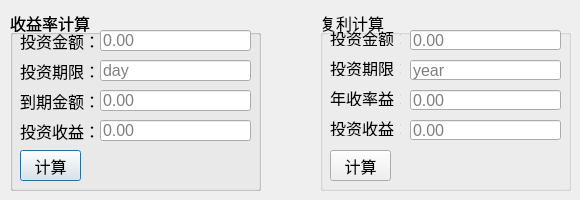
<?xml version="1.0" encoding="UTF-8"?>
<ui version="4.0">
 <class>ReturnCal</class>
 <widget class="QDialog" name="ReturnCal">
  <property name="geometry">
   <rect>
    <x>0</x>
    <y>0</y>
    <width>580</width>
    <height>200</height>
   </rect>
  </property>
  <property name="minimumSize">
   <size>
    <width>580</width>
    <height>200</height>
   </size>
  </property>
  <property name="maximumSize">
   <size>
    <width>580</width>
    <height>200</height>
   </size>
  </property>
  <property name="windowTitle">
   <string>收益计算器</string>
  </property>
  <property name="windowIcon">
   <iconset resource="../resources.qrc">
    <normaloff>:/res/images/icon_play.png</normaloff>:/res/images/icon_play.png</iconset>
  </property>
  <widget class="QLabel" name="labelIncomeSrc">
   <property name="geometry">
    <rect>
     <x>20</x>
     <y>30</y>
     <width>81</width>
     <height>21</height>
    </rect>
   </property>
   <property name="font">
    <font>
     <pointsize>12</pointsize>
    </font>
   </property>
   <property name="text">
    <string>投资金额：</string>
   </property>
  </widget>
  <widget class="QLabel" name="labelIncomeTime">
   <property name="geometry">
    <rect>
     <x>20</x>
     <y>60</y>
     <width>81</width>
     <height>21</height>
    </rect>
   </property>
   <property name="font">
    <font>
     <pointsize>12</pointsize>
    </font>
   </property>
   <property name="text">
    <string>投资期限：</string>
   </property>
  </widget>
  <widget class="QLabel" name="labelIncomeDest">
   <property name="geometry">
    <rect>
     <x>20</x>
     <y>90</y>
     <width>81</width>
     <height>21</height>
    </rect>
   </property>
   <property name="font">
    <font>
     <pointsize>12</pointsize>
    </font>
   </property>
   <property name="text">
    <string>到期金额：</string>
   </property>
  </widget>
  <widget class="QLabel" name="labelIncomeDest_2">
   <property name="geometry">
    <rect>
     <x>20</x>
     <y>120</y>
     <width>81</width>
     <height>21</height>
    </rect>
   </property>
   <property name="font">
    <font>
     <pointsize>12</pointsize>
    </font>
   </property>
   <property name="text">
    <string>投资收益：</string>
   </property>
  </widget>
  <widget class="QLineEdit" name="inputSrc">
   <property name="geometry">
    <rect>
     <x>100</x>
     <y>30</y>
     <width>151</width>
     <height>21</height>
    </rect>
   </property>
   <property name="font">
    <font>
     <pointsize>12</pointsize>
    </font>
   </property>
   <property name="toolTip">
    <string/>
   </property>
   <property name="text">
    <string/>
   </property>
   <property name="placeholderText">
    <string extracomment="0.00">0.00</string>
   </property>
  </widget>
  <widget class="QLineEdit" name="inputTime">
   <property name="geometry">
    <rect>
     <x>100</x>
     <y>60</y>
     <width>151</width>
     <height>21</height>
    </rect>
   </property>
   <property name="font">
    <font>
     <pointsize>12</pointsize>
    </font>
   </property>
   <property name="text">
    <string/>
   </property>
   <property name="placeholderText">
    <string>day</string>
   </property>
  </widget>
  <widget class="QLineEdit" name="inputDest">
   <property name="geometry">
    <rect>
     <x>100</x>
     <y>90</y>
     <width>151</width>
     <height>21</height>
    </rect>
   </property>
   <property name="font">
    <font>
     <pointsize>12</pointsize>
    </font>
   </property>
   <property name="text">
    <string/>
   </property>
   <property name="placeholderText">
    <string>0.00</string>
   </property>
  </widget>
  <widget class="QLineEdit" name="inputRate">
   <property name="geometry">
    <rect>
     <x>100</x>
     <y>120</y>
     <width>151</width>
     <height>21</height>
    </rect>
   </property>
   <property name="font">
    <font>
     <pointsize>12</pointsize>
    </font>
   </property>
   <property name="text">
    <string/>
   </property>
   <property name="placeholderText">
    <string>0.00</string>
   </property>
  </widget>
  <widget class="QLabel" name="labelFuliSrc">
   <property name="geometry">
    <rect>
     <x>330</x>
     <y>30</y>
     <width>71</width>
     <height>16</height>
    </rect>
   </property>
   <property name="font">
    <font>
     <pointsize>12</pointsize>
    </font>
   </property>
   <property name="text">
    <string>投资金额：</string>
   </property>
  </widget>
  <widget class="QLabel" name="labelFuliTime">
   <property name="geometry">
    <rect>
     <x>330</x>
     <y>60</y>
     <width>71</width>
     <height>16</height>
    </rect>
   </property>
   <property name="font">
    <font>
     <pointsize>12</pointsize>
    </font>
   </property>
   <property name="text">
    <string>投资期限：</string>
   </property>
  </widget>
  <widget class="QLabel" name="labelFuliRate">
   <property name="geometry">
    <rect>
     <x>330</x>
     <y>90</y>
     <width>71</width>
     <height>16</height>
    </rect>
   </property>
   <property name="font">
    <font>
     <pointsize>12</pointsize>
    </font>
   </property>
   <property name="text">
    <string>年收率益：</string>
   </property>
  </widget>
  <widget class="QLabel" name="labelFuliDest">
   <property name="geometry">
    <rect>
     <x>330</x>
     <y>120</y>
     <width>71</width>
     <height>16</height>
    </rect>
   </property>
   <property name="font">
    <font>
     <pointsize>12</pointsize>
    </font>
   </property>
   <property name="text">
    <string>投资收益：</string>
   </property>
  </widget>
  <widget class="QLineEdit" name="inputFuliSrc">
   <property name="geometry">
    <rect>
     <x>410</x>
     <y>30</y>
     <width>151</width>
     <height>20</height>
    </rect>
   </property>
   <property name="font">
    <font>
     <pointsize>12</pointsize>
    </font>
   </property>
   <property name="text">
    <string/>
   </property>
   <property name="placeholderText">
    <string>0.00</string>
   </property>
  </widget>
  <widget class="QLineEdit" name="inputFuliTime">
   <property name="geometry">
    <rect>
     <x>410</x>
     <y>60</y>
     <width>151</width>
     <height>20</height>
    </rect>
   </property>
   <property name="font">
    <font>
     <pointsize>12</pointsize>
    </font>
   </property>
   <property name="text">
    <string/>
   </property>
   <property name="placeholderText">
    <string>year</string>
   </property>
  </widget>
  <widget class="QLineEdit" name="inputFuliRate">
   <property name="geometry">
    <rect>
     <x>410</x>
     <y>90</y>
     <width>151</width>
     <height>20</height>
    </rect>
   </property>
   <property name="font">
    <font>
     <pointsize>12</pointsize>
    </font>
   </property>
   <property name="text">
    <string/>
   </property>
   <property name="placeholderText">
    <string>0.00</string>
   </property>
  </widget>
  <widget class="QLineEdit" name="inputFuliDest">
   <property name="geometry">
    <rect>
     <x>410</x>
     <y>120</y>
     <width>151</width>
     <height>20</height>
    </rect>
   </property>
   <property name="font">
    <font>
     <pointsize>12</pointsize>
    </font>
   </property>
   <property name="text">
    <string/>
   </property>
   <property name="placeholderText">
    <string>0.00</string>
   </property>
  </widget>
  <widget class="QPushButton" name="btnCalcRate">
   <property name="geometry">
    <rect>
     <x>20</x>
     <y>150</y>
     <width>61</width>
     <height>31</height>
    </rect>
   </property>
   <property name="font">
    <font>
     <pointsize>12</pointsize>
    </font>
   </property>
   <property name="text">
    <string>计算</string>
   </property>
  </widget>
  <widget class="QPushButton" name="btnCalcFuli">
   <property name="geometry">
    <rect>
     <x>330</x>
     <y>150</y>
     <width>61</width>
     <height>31</height>
    </rect>
   </property>
   <property name="font">
    <font>
     <pointsize>12</pointsize>
    </font>
   </property>
   <property name="text">
    <string>计算</string>
   </property>
  </widget>
  <widget class="QGroupBox" name="groupBox">
   <property name="geometry">
    <rect>
     <x>10</x>
     <y>10</y>
     <width>251</width>
     <height>181</height>
    </rect>
   </property>
   <property name="font">
    <font>
     <pointsize>12</pointsize>
    </font>
   </property>
   <property name="title">
    <string>收益率计算</string>
   </property>
   <widget class="QGroupBox" name="groupBox_2">
    <property name="geometry">
     <rect>
      <x>0</x>
      <y>0</y>
      <width>251</width>
      <height>181</height>
     </rect>
    </property>
    <property name="font">
     <font>
      <pointsize>12</pointsize>
     </font>
    </property>
    <property name="title">
     <string>收益率计算</string>
    </property>
   </widget>
  </widget>
  <widget class="QGroupBox" name="groupBox_3">
   <property name="geometry">
    <rect>
     <x>320</x>
     <y>10</y>
     <width>251</width>
     <height>181</height>
    </rect>
   </property>
   <property name="font">
    <font>
     <pointsize>12</pointsize>
    </font>
   </property>
   <property name="title">
    <string>复利计算</string>
   </property>
  </widget>
  <widget class="QWidget" name="layoutWidget">
   <property name="geometry">
    <rect>
     <x>0</x>
     <y>0</y>
     <width>2</width>
     <height>2</height>
    </rect>
   </property>
   <layout class="QHBoxLayout" name="horizontalLayout"/>
  </widget>
  <zorder>layoutWidget</zorder>
  <zorder>groupBox_3</zorder>
  <zorder>groupBox</zorder>
  <zorder>labelIncomeSrc</zorder>
  <zorder>labelIncomeTime</zorder>
  <zorder>labelIncomeDest</zorder>
  <zorder>labelIncomeDest_2</zorder>
  <zorder>inputSrc</zorder>
  <zorder>inputTime</zorder>
  <zorder>inputDest</zorder>
  <zorder>inputRate</zorder>
  <zorder>labelFuliSrc</zorder>
  <zorder>labelFuliTime</zorder>
  <zorder>labelFuliRate</zorder>
  <zorder>labelFuliDest</zorder>
  <zorder>inputFuliSrc</zorder>
  <zorder>inputFuliTime</zorder>
  <zorder>inputFuliRate</zorder>
  <zorder>inputFuliDest</zorder>
  <zorder>btnCalcRate</zorder>
  <zorder>btnCalcFuli</zorder>
 </widget>
 <resources>
  <include location="../resources.qrc"/>
 </resources>
 <connections/>
</ui>
